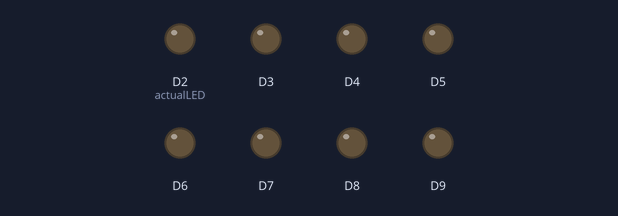
This sketch was run on a simulated Arduino Due. Shown: output pins drawn as LEDs (lit = HIGH).

Above: at 0.5 s.
At 4.5 s:
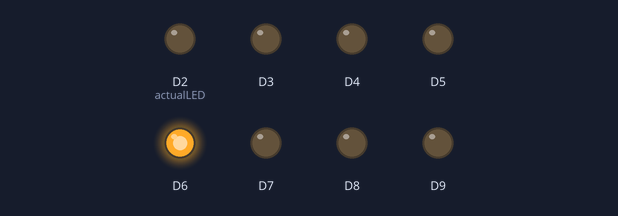
At 6.5 s:
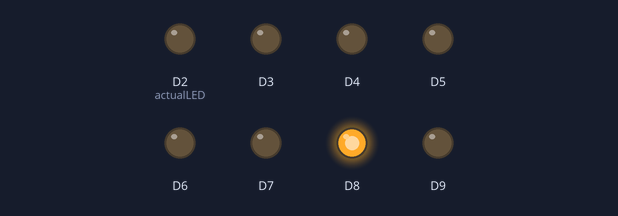
At 9.5 s:
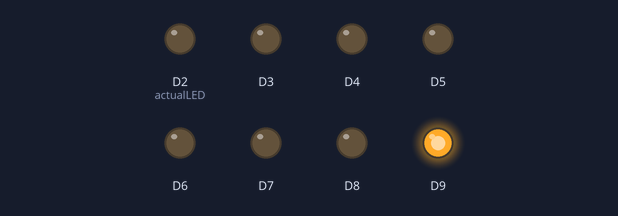
At 14.5 s:
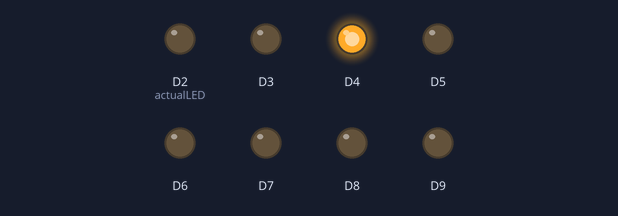
At 19.5 s:
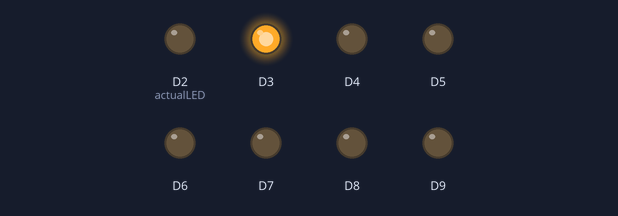
Timing chart, 0 to 20.7 s (numbered marks = the images above):
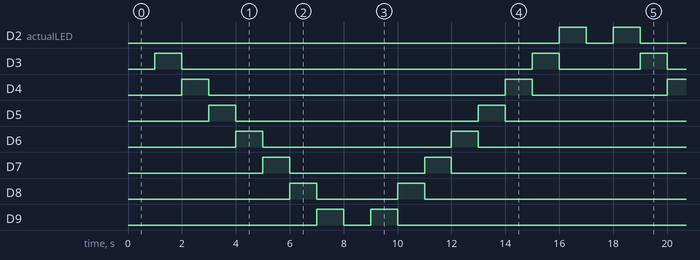

Measured:
- by itself, D2 (actualLED): LOW → HIGH at 16.0 s, → LOW 1.0 s later, → HIGH 1.0 s later, → LOW 1.0 s later, … (8 changes in this stretch)
- by itself, D3: repeats every 18.0 s: LOW 13.0 s, HIGH 1.0 s, LOW 3.0 s, HIGH 1.0 s
- by itself, D4: repeats every 18.0 s: LOW 11.0 s, HIGH 1.0 s, LOW 5.0 s, HIGH 1.0 s
- by itself, D5: LOW → HIGH at 3.0 s, → LOW 1.0 s later, → HIGH 9.0 s later, → LOW 1.0 s later, … (9 changes in this stretch)
- by itself, D6: LOW → HIGH at 4.0 s, → LOW 1.0 s later, → HIGH 7.0 s later, → LOW 1.0 s later, … (8 changes in this stretch)
- by itself, D7: LOW → HIGH at 5.0 s, → LOW 1.0 s later, → HIGH 5.0 s later, → LOW 1.0 s later, … (8 changes in this stretch)
- by itself, D8: LOW → HIGH at 6.0 s, → LOW 1.0 s later, → HIGH 3.0 s later, → LOW 1.0 s later, … (8 changes in this stretch)
- by itself, D9: LOW → HIGH at 7.0 s, → LOW 1.0 s later, → HIGH 1.0 s later, → LOW 1.0 s later, … (8 changes in this stretch)

The sketch:

sketch_mar09b.ino
```cpp
#include <DueTimer.h>
int actualLED = 2;
int destination = 1;
int maxLED = 10;
int minLED = 1;
bool state = false;
void dioda(){
digitalWrite(actualLED, LOW);

//state = !state;
actualLED += destination;
digitalWrite(actualLED, HIGH);
if(actualLED==maxLED)
  destination = -1;
if(actualLED==minLED)
  destination = 1;

}
void setup(){
  pinMode(2, OUTPUT);
  pinMode(3, OUTPUT);
  pinMode(4, OUTPUT);
  pinMode(5, OUTPUT);
  pinMode(6, OUTPUT);
  pinMode(7, OUTPUT);
  pinMode(8, OUTPUT);
  pinMode(9, OUTPUT);
 Timer4.attachInterrupt(dioda);
 Timer4.start(1000000);
}
void loop(){}
```
